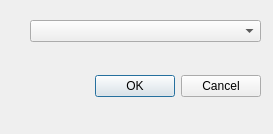
<?xml version="1.0" encoding="UTF-8"?>
<ui version="4.0">
 <class>Dialog</class>
 <widget class="QDialog" name="Dialog">
  <property name="geometry">
   <rect>
    <x>0</x>
    <y>0</y>
    <width>273</width>
    <height>134</height>
   </rect>
  </property>
  <property name="windowTitle">
   <string>Dialog</string>
  </property>
  <widget class="QDialogButtonBox" name="buttonBox">
   <property name="geometry">
    <rect>
     <x>-80</x>
     <y>70</y>
     <width>341</width>
     <height>32</height>
    </rect>
   </property>
   <property name="orientation">
    <enum>Qt::Horizontal</enum>
   </property>
   <property name="standardButtons">
    <set>QDialogButtonBox::Cancel|QDialogButtonBox::Ok</set>
   </property>
  </widget>
  <widget class="QComboBox" name="comboBox">
   <property name="geometry">
    <rect>
     <x>30</x>
     <y>20</y>
     <width>231</width>
     <height>22</height>
    </rect>
   </property>
  </widget>
 </widget>
 <resources/>
 <connections>
  <connection>
   <sender>buttonBox</sender>
   <signal>accepted()</signal>
   <receiver>Dialog</receiver>
   <slot>accept()</slot>
   <hints>
    <hint type="sourcelabel">
     <x>248</x>
     <y>254</y>
    </hint>
    <hint type="destinationlabel">
     <x>157</x>
     <y>274</y>
    </hint>
   </hints>
  </connection>
  <connection>
   <sender>buttonBox</sender>
   <signal>rejected()</signal>
   <receiver>Dialog</receiver>
   <slot>reject()</slot>
   <hints>
    <hint type="sourcelabel">
     <x>316</x>
     <y>260</y>
    </hint>
    <hint type="destinationlabel">
     <x>286</x>
     <y>274</y>
    </hint>
   </hints>
  </connection>
 </connections>
</ui>
